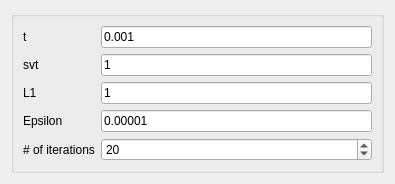
<?xml version="1.0" encoding="UTF-8"?>
<ui version="4.0">
 <class>Form</class>
 <widget class="QWidget" name="Form">
  <property name="geometry">
   <rect>
    <x>0</x>
    <y>0</y>
    <width>395</width>
    <height>180</height>
   </rect>
  </property>
  <property name="sizePolicy">
   <sizepolicy hsizetype="Ignored" vsizetype="Ignored">
    <horstretch>0</horstretch>
    <verstretch>0</verstretch>
   </sizepolicy>
  </property>
  <property name="windowTitle">
   <string>Form</string>
  </property>
  <layout class="QVBoxLayout" name="verticalLayout">
   <item>
    <widget class="QGroupBox" name="formGroupBox">
     <property name="title">
      <string/>
     </property>
     <layout class="QFormLayout" name="formLayout">
      <item row="1" column="0">
       <widget class="QLabel" name="t_label">
        <property name="text">
         <string>t</string>
        </property>
       </widget>
      </item>
      <item row="1" column="1">
       <widget class="QLineEdit" name="t_lineEdit">
        <property name="text">
         <string>0.001</string>
        </property>
       </widget>
      </item>
      <item row="2" column="0">
       <widget class="QLabel" name="svt_label">
        <property name="text">
         <string>svt</string>
        </property>
       </widget>
      </item>
      <item row="2" column="1">
       <widget class="QLineEdit" name="svt_lineEdit">
        <property name="text">
         <string>1</string>
        </property>
       </widget>
      </item>
      <item row="4" column="0">
       <widget class="QLabel" name="L1_label">
        <property name="text">
         <string>L1</string>
        </property>
       </widget>
      </item>
      <item row="4" column="1">
       <widget class="QLineEdit" name="L1_lineEdit">
        <property name="text">
         <string>1</string>
        </property>
       </widget>
      </item>
      <item row="5" column="0">
       <widget class="QLabel" name="epsilon_label">
        <property name="text">
         <string>Epsilon</string>
        </property>
       </widget>
      </item>
      <item row="5" column="1">
       <widget class="QLineEdit" name="epsilon_lineEdit">
        <property name="text">
         <string>0.00001</string>
        </property>
       </widget>
      </item>
      <item row="6" column="1">
       <widget class="QSpinBox" name="niter_spinBox">
        <property name="minimum">
         <number>1</number>
        </property>
        <property name="value">
         <number>20</number>
        </property>
       </widget>
      </item>
      <item row="6" column="0">
       <widget class="QLabel" name="niter_label">
        <property name="text">
         <string># of iterations</string>
        </property>
       </widget>
      </item>
     </layout>
    </widget>
   </item>
  </layout>
 </widget>
 <resources/>
 <connections/>
</ui>
